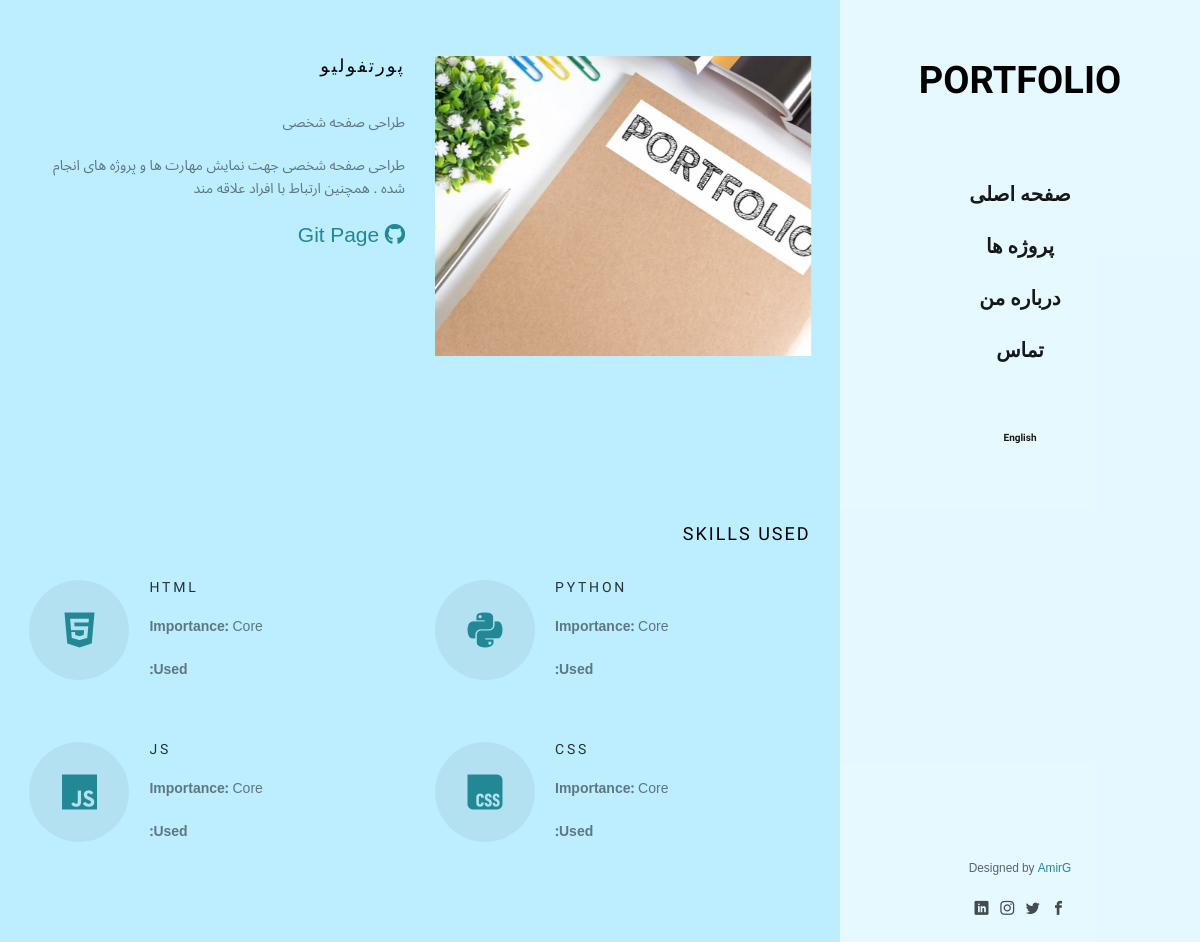
The page /fa/projects/1/ on the database its author committed.
### protfolio/models.py (models this page shows, shortened)
class Project(models.Model):
    title = models.CharField(max_length=200)
    slug = models.SlugField(max_length=200, unique=True)
    description = models.TextField()
    detailed_description = models.TextField(blank=True)
    title_fa = models.CharField(max_length=200, null=True)
    description_fa = models.TextField(null=True)
    detailed_description_fa = models.TextField(blank=True,null=True)
    image = ProcessedImageField(
        upload_to='protfolio/static/protfolio/images/projects',
        processors=[ResizeToFill(500, 400)],
        format='JPEG',
        options={'quality': 100},
        blank=True
    )
    thumbnail = ProcessedImageField(
        upload_to='protfolio/static/protfolio/images/projects/thumbnails',
        processors=[ResizeToFill(400, 300)],
        format='JPEG',
        options={'quality': 80},
        blank=True
    )
    github_url = models.URLField(blank=True)
    live_url = models.URLField(blank=True)
    skills_used = models.ManyToManyField(Skill, through='ProjectSkill')
    featured = models.BooleanField(default=False)
    start_date = models.DateField()
    end_date = models.DateField(null=True, blank=True)
    client = models.CharField(max_length=100, blank=True)
    project_type = models.CharField(max_length=20, choices=[
        ('personal', 'Personal Project'),
        ('client', 'Client Work'),
        ('open-source', 'Open Source')
    ], default='personal')
    def image_basename(self):
        if self.image:
            return str(self.image)[len('protfolio/static/protfolio/images/projects')+1:]
        return ""
    class Meta:
        ordering = ['-start_date']

class ProjectSkill(models.Model):
    project = models.ForeignKey('Project', on_delete=models.CASCADE)
    skill = models.ForeignKey('Skill', on_delete=models.CASCADE)
    importance = models.PositiveIntegerField(
        default=5,
        choices=[(1, 'Basic'), (3, 'Medium'), (5, 'Core')]
    )
    usage_description = models.CharField(max_length=200, blank=True)
    class Meta:
        unique_together = [['project', 'skill']]

class Skill(models.Model):
    name = models.CharField(max_length=50, unique=True)
    proficiency = models.PositiveIntegerField(
        default=70,
        validators=[MinValueValidator(0), MaxValueValidator(100)]
    )
    category = models.CharField(max_length=20, choices=[
        ('webdev', 'WebDev'),
        ('ai', 'AI'),
        ('devops', 'DevOps'),
        ('design', 'Design'),
        ('language', 'Language'),
        ('all', "All"),
    ])
    icon = models.CharField(
        max_length=50,
        blank=True,
        help_text="Font Awesome icon class (e.g. fa-python)"
    )
    years_experience = models.DecimalField(
        max_digits=3,
        decimal_places=1,
        default=1.0
    )
    showcase = models.BooleanField(
        default=True,
        help_text="Display on skills section"
    )
    class Meta:
        ordering = ['-proficiency', 'name']

### protfolio/views.py (the view)
# urls.py: path('projects/<int:project_id>/', views.project_detail, name='project_detail'),
def project_detail(request, project_id):
    try:
        project = Project.objects.get(pk=project_id)
    except Project.DoesNotExist:
        return HttpResponse("Project not found", status=404)
    context = {
        'project': project,
        'project_skills': ProjectSkill.objects.filter(project=project).select_related('skill'),
    }
    return render(request, 'protfolio/project_detail.html', context)

### protfolio/templates/protfolio/project_detail.html (shortened to what this page needs)
 {% load static %}
 {% include 'protfolio/includes/head.html'%}
			<div class="fh5co-narrow-content">
				<div class="row row-bottom-padded-md">
					<div class="col-md-6 animate-box" data-animate-effect="fadeInLeft">
						<img class="img-responsive " src="{%static '/protfolio/images/projects/'%}{{project.image_basename}}" alt="Free HTML5 Bootstrap Template by FreeHTML5.co">
					</div>
					<div class="col-md-6 animate-box" data-animate-effect="fadeInLeft">
						<h2 class="fh5co-heading">{%if LANGUAGE_CODE == 'fa' and project.title_fa %}  {{project.title_fa}} {%else%} {{project.title}}{%endif%}</h2>
						<p>{%if LANGUAGE_CODE == 'fa' and project.description_fa %}  {{project.description_fa}} {%else%} {{project.description}}{%endif%}</p>
						<p>{%if LANGUAGE_CODE == 'fa' and project.detailed_description_fa %}  {{project.detailed_description_fa}} {%else%} {{project.detailed_description}}{%endif%}</p>
						<p>
							{% if project.github_url %}
							<a href="{{project.github_url}}" class="lead"><i class="fa-brands fa-github"></i>   Git Page</a>
							{% endif %}
						</p>
					</div>
				</div>
			</div>
			<div class="fh5co-narrow-content">
					<h2 class="fh5co-heading animate-box" data-animate-effect="fadeInLeft">Skills Used</h2>
					<div class="row">
						{% for project_skill in project_skills %}
						<div class="col-md-6">
							<div class="fh5co-feature animate-box" data-animate-effect="fadeInLeft">
								<div class="fh5co-icon">
									<i class="{{project_skill.skill.icon}}"></i>
								</div>
								<div class="fh5co-text">
									<h3>{{project_skill.skill.name}}</h3>
									<p><strong>Importance:</strong> {{project_skill.get_importance_display}}</p>
									<p><strong>Used:</strong> {{project_skill.usage_description}}</p>
								</div>
							</div>
						</div>
						{% endfor %}
					</div>
				</div>
		</div>
	</div>
{% include 'protfolio/includes/footer.html'%}

### protfolio/static/protfolio/css/style.css (style rules this page uses)
body { font-family: "Roboto", Arial, sans-serif; font-weight: 300; font-size: 14px; line-height: 1.6; color: rgba(0, 0, 0, 0.5); background: rgb(189, 238, 255); }
html[lang="fa"] body { font-family: "Noto Sans Arabic", sans-serif; font-weight: 300; font-size: 14px; line-height: 1.6; color: rgba(0, 0, 0, 0.5); background: rgb(189, 238, 255); }
a { color: #228896; -webkit-transition: 0.5s; -o-transition: 0.5s; transition: 0.5s; }
p { margin-bottom: 1.5em; }
h1, h2, h3, h4, h5, h6 { color: #000; font-family: "Roboto", Arial, sans-serif; font-weight: 400; margin: 0 0 30px 0; }
html[lang="fa"] h1, h2, h3, h4, h5, h6 { font-family: "Cairo", sans-serif; font-weight: 400; margin: 0 0 30px 0; }
#fh5co-main .fh5co-narrow-content { position: relative; width: 93%; margin: 0 auto; padding: 4em 0; clear: both; }
.fh5co-feature { text-align: left; width: 100%; float: left; margin-bottom: 40px; position: relative; }
.fh5co-feature .fh5co-icon { position: absolute; top: 0; left: 0; width: 100px; height: 100px; display: table; text-align: center; background: rgba(0, 0, 0, 0.05); -webkit-border-radius: 50%; -moz-border-radius: 50%; -ms-border-radius: 50%; border-radius: 50%; }
.fh5co-feature .fh5co-icon i { display: table-cell; vertical-align: middle; color: #228896; font-size: 40px; height: 100px; }
@media screen and (max-width: 1200px) { .fh5co-feature .fh5co-icon i { font-size: 40px; } }
.fh5co-feature .fh5co-text { padding-left: 120px; width: 100%; }
.fh5co-feature .fh5co-text h2, .fh5co-feature .fh5co-text h3 { margin: 0; padding: 0; }
.fh5co-feature .fh5co-text h3 { font-weight: 500; margin-bottom: 20px; color: rgba(0, 0, 0, 0.8); font-size: 14px; letter-spacing: 0.2em; text-transform: uppercase; }
.fh5co-heading { font-size: 18px; margin-bottom: 2em; font-weight: 500; text-transform: uppercase; letter-spacing: 2px; }
.row-bottom-padded-md { padding-bottom: 4em; }
.js .animate-box { opacity: 0; }

### rows shown on the page
Project: image_basename (picture), title_fa "پورتفولیو", description_fa "طراحی صفحه شخصی", detailed_description_fa "طراحی صفحه شخصی جهت نمایش مهارت ها و پروژه های انجام شده . همچنین ارتباط با افراد علاقه مند"
ProjectSkill: skill.name "PYTHON", importance "Core"
ProjectSkill: skill.name "HTML", importance "Core"
ProjectSkill: skill.name "CSS", importance "Core"
ProjectSkill: skill.name "JS", importance "Core"
